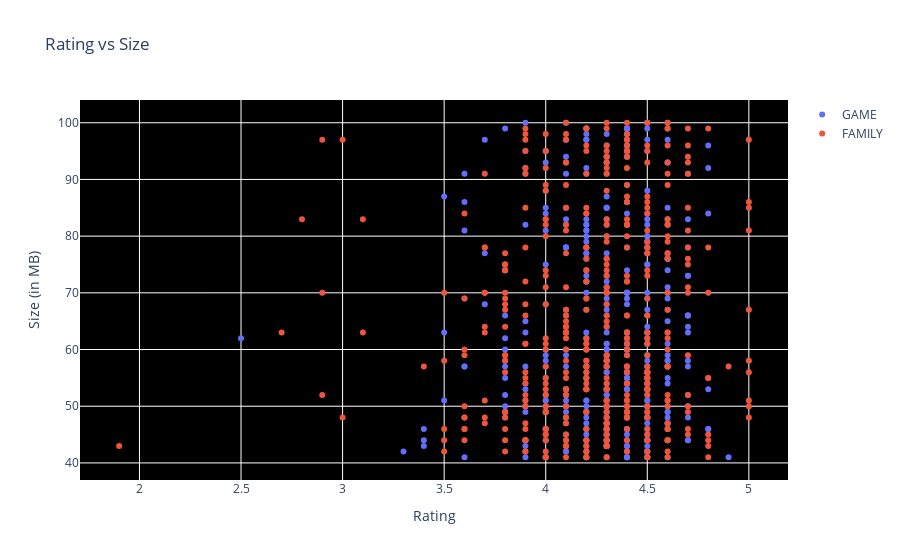

The code cell stored with this chart in its notebook:
### Markdown cell above
Most top rated apps are optimally sized between **~2MB to ~40MB** - neither too light nor too heavy.

### Code cell
c = ['hsl('+str(h)+',50%'+',50%)' for h in np.linspace(0, 720, len(set(groups.Category)))]

subset_df = df[df.Size > 40]
groups_temp = subset_df.groupby('Category').filter(lambda x: len(x) >20)

# for category in enumerate(list(set(groups_temp.Category))):
#     print (category)

data = [{
    'x': groups_temp.loc[subset_df.Category==category[1]]['Rating'], 
    'type':'scatter',
    'y' : subset_df['Size'],
    'name' : str(category[1]),
    'mode' : 'markers',
    'showlegend': True,
    #'marker': {'color':c[i]}
    #'text' : df['rating'],
    } for category in enumerate(['GAME', 'FAMILY'])]


layout = {'title':"Rating vs Size", 
          'xaxis': {'title' : 'Rating'},
          'yaxis' : {'title' : 'Size (in MB)'},
         'plot_bgcolor': 'rgb(0,0,0)'}

plotly.offline.iplot({'data': data, 'layout': layout})

# heavy_categories = [ 'ENTERTAINMENT', 'MEDICAL', 'DATING']

# data = [{
#     'x': groups.loc[df.Category==category]['Rating'], 
#     'type':'scatter',
#     'y' : df['Size'],
#     'name' : category,
#     'mode' : 'markers',
#     'showlegend': True,
#     #'text' : df['rating'],
#     } for category in heavy_categories]

### Figure 1 — Plotly figure (JSON) as saved in the notebook; plotly's stock layout.template omitted (floating-point values rounded to 4 significant figures; data arrays with more than 128 entries replaced by an {"elided": "..."} marker saying what was removed)
{"data": [{"mode": "markers", "name": "GAME", "showlegend": true, "type": "scatter", "x": {"elided": "397 float values"}, "y": {"elided": "1307 int values"}}, {"mode": "markers", "name": "FAMILY", "showlegend": true, "type": "scatter", "x": {"elided": "456 float values"}, "y": {"elided": "1307 int values"}}], "layout": {"plot_bgcolor": "rgb(0,0,0)", "title": {"text": "Rating vs Size"}, "xaxis": {"title": {"text": "Rating"}}, "yaxis": {"title": {"text": "Size (in MB)"}}}}
